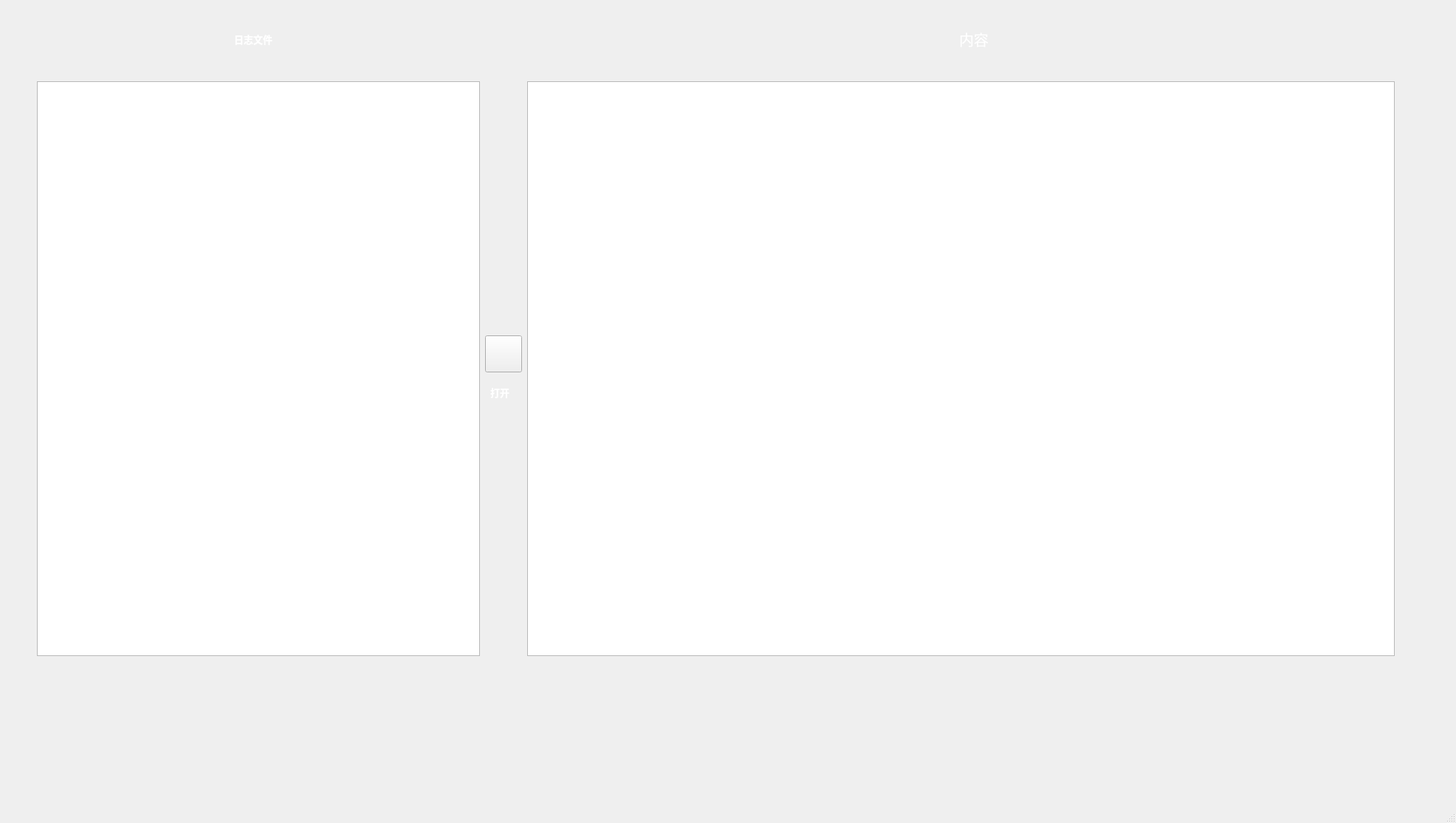
<?xml version="1.0" encoding="UTF-8"?>
<ui version="4.0">
 <class>MainWindow</class>
 <widget class="QMainWindow" name="MainWindow">
  <property name="geometry">
   <rect>
    <x>0</x>
    <y>0</y>
    <width>1972</width>
    <height>1114</height>
   </rect>
  </property>
  <property name="windowTitle">
   <string>MainWindow</string>
  </property>
  <widget class="QWidget" name="centralwidget">
   <widget class="QLabel" name="label_historycontent">
    <property name="geometry">
     <rect>
      <x>1299</x>
      <y>3</y>
      <width>50</width>
      <height>100</height>
     </rect>
    </property>
    <property name="maximumSize">
     <size>
      <width>16777215</width>
      <height>100</height>
     </size>
    </property>
    <property name="font">
     <font>
      <pointsize>15</pointsize>
     </font>
    </property>
    <property name="styleSheet">
     <string notr="true">color:white</string>
    </property>
    <property name="text">
     <string>内容</string>
    </property>
   </widget>
   <widget class="QLabel" name="label_historyfile">
    <property name="geometry">
     <rect>
      <x>317</x>
      <y>3</y>
      <width>72</width>
      <height>100</height>
     </rect>
    </property>
    <property name="maximumSize">
     <size>
      <width>16777215</width>
      <height>100</height>
     </size>
    </property>
    <property name="font">
     <font>
      <family>微软雅黑 Light</family>
      <pointsize>10</pointsize>
      <weight>75</weight>
      <bold>true</bold>
     </font>
    </property>
    <property name="styleSheet">
     <string notr="true">color:white</string>
    </property>
    <property name="text">
     <string>日志文件</string>
    </property>
   </widget>
   <widget class="QTextEdit" name="textEdit_history">
    <property name="geometry">
     <rect>
      <x>714</x>
      <y>110</y>
      <width>1175</width>
      <height>778</height>
     </rect>
    </property>
    <property name="sizePolicy">
     <sizepolicy hsizetype="Fixed" vsizetype="Expanding">
      <horstretch>0</horstretch>
      <verstretch>0</verstretch>
     </sizepolicy>
    </property>
    <property name="minimumSize">
     <size>
      <width>0</width>
      <height>0</height>
     </size>
    </property>
    <property name="maximumSize">
     <size>
      <width>2000</width>
      <height>16777215</height>
     </size>
    </property>
    <property name="font">
     <font>
      <family>微软雅黑 Light</family>
      <pointsize>15</pointsize>
      <weight>50</weight>
      <bold>false</bold>
     </font>
    </property>
   </widget>
   <widget class="QLabel" name="labelvector_2">
    <property name="geometry">
     <rect>
      <x>664</x>
      <y>511</y>
      <width>36</width>
      <height>40</height>
     </rect>
    </property>
    <property name="maximumSize">
     <size>
      <width>16777215</width>
      <height>40</height>
     </size>
    </property>
    <property name="font">
     <font>
      <family>微软雅黑 Light</family>
      <pointsize>10</pointsize>
      <weight>75</weight>
      <bold>true</bold>
     </font>
    </property>
    <property name="toolTipDuration">
     <number>2</number>
    </property>
    <property name="styleSheet">
     <string notr="true">color:white</string>
    </property>
    <property name="text">
     <string>打开</string>
    </property>
   </widget>
   <widget class="QPushButton" name="pushButton_history">
    <property name="geometry">
     <rect>
      <x>657</x>
      <y>454</y>
      <width>50</width>
      <height>50</height>
     </rect>
    </property>
    <property name="minimumSize">
     <size>
      <width>50</width>
      <height>50</height>
     </size>
    </property>
    <property name="maximumSize">
     <size>
      <width>50</width>
      <height>50</height>
     </size>
    </property>
    <property name="font">
     <font>
      <pointsize>10</pointsize>
      <weight>75</weight>
      <bold>true</bold>
     </font>
    </property>
    <property name="text">
     <string/>
    </property>
   </widget>
   <widget class="QListWidget" name="listWidget_now_history">
    <property name="geometry">
     <rect>
      <x>50</x>
      <y>110</y>
      <width>600</width>
      <height>778</height>
     </rect>
    </property>
    <property name="sizePolicy">
     <sizepolicy hsizetype="Fixed" vsizetype="Expanding">
      <horstretch>0</horstretch>
      <verstretch>0</verstretch>
     </sizepolicy>
    </property>
    <property name="minimumSize">
     <size>
      <width>600</width>
      <height>0</height>
     </size>
    </property>
    <property name="maximumSize">
     <size>
      <width>2000</width>
      <height>16777215</height>
     </size>
    </property>
    <property name="font">
     <font>
      <family>微软雅黑 Light</family>
      <pointsize>15</pointsize>
      <weight>50</weight>
      <bold>false</bold>
     </font>
    </property>
   </widget>
  </widget>
  <widget class="QMenuBar" name="menubar">
   <property name="geometry">
    <rect>
     <x>0</x>
     <y>0</y>
     <width>1972</width>
     <height>26</height>
    </rect>
   </property>
  </widget>
  <widget class="QStatusBar" name="statusbar"/>
 </widget>
 <resources/>
 <connections/>
</ui>
